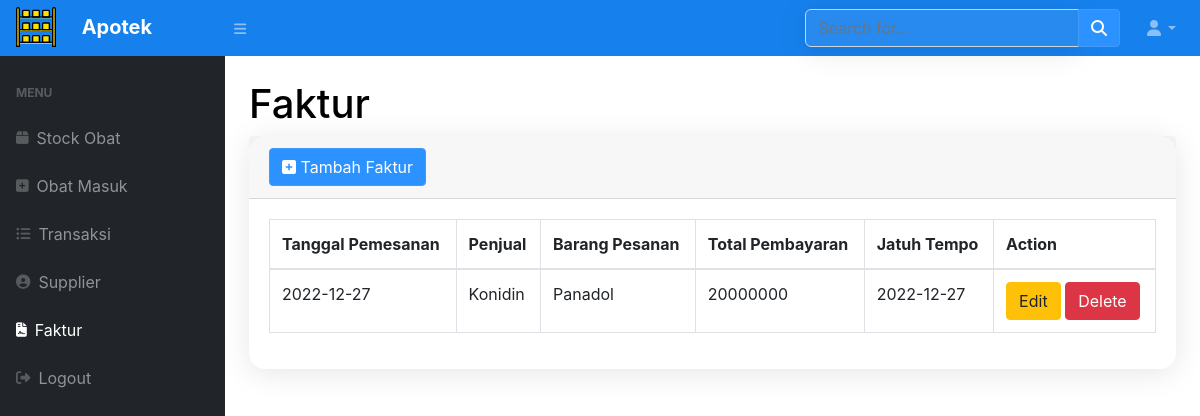
Page /faktur.php (signed in) on the earlier database version.
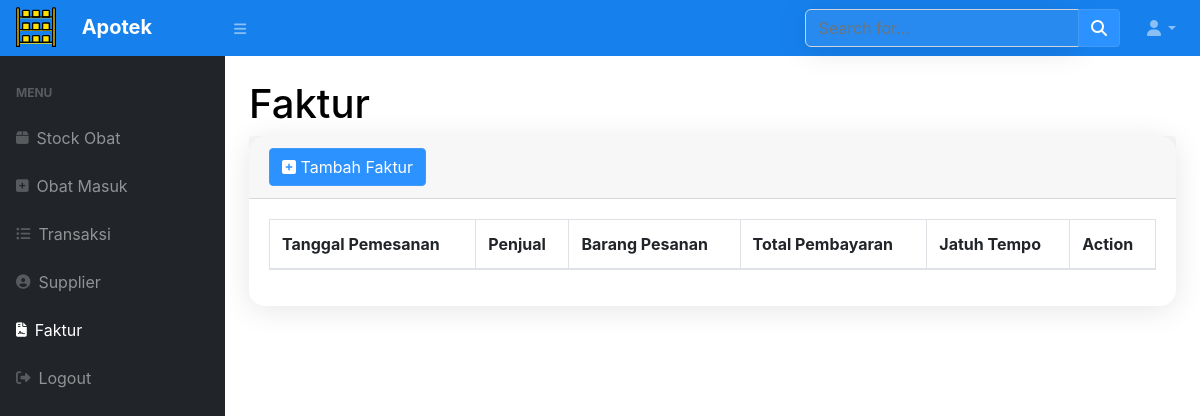
Same page on the later database version.
### tables this page shows
CREATE TABLE `faktur` (
  `id_faktur` int NOT NULL,
  `tanggal` date NOT NULL,
  `penjual` varchar(100) NOT NULL,
  `pesanan` text NOT NULL,
  `total_pembayaran` int NOT NULL,
  `jatuh_tempo` date NOT NULL
);

### faktur.php (the view, shortened to what this page needs)
<?php
require 'function.php';
include 'head.php';
?>
<body class="sb-nav-fixed">
    <?php include 'nav.php'?>
    <div id="layoutSidenav_content">
                <main>
                    <div class="container-fluid">
                        <h1 class="mt-4">Faktur</h1>
                        <div class="card mb-4">
                            <div class="card-header">
                            <button type="button" class="btn btn-primary" data-toggle="modal" data-target="#myModal">
                                <i class="fa fa-plus-square"></i> Tambah Faktur
                                </button>
                            </div>
                            <div class="card-body">
                                <div class="table-responsive">
                                    <table class="table table-bordered" id="dataTable" width="100%" cellspacing="0">
                                        <thead>
                                            <tr>
                                                <th>Tanggal Pemesanan</th>
                                                <th>Penjual</th>
                                                <th>Barang Pesanan</th>
                                                <th>Total Pembayaran</th>
                                                <th>Jatuh Tempo</th>
                                                <th>Action</th>
                                            </tr>
                                        </thead>
                                        <tbody>
                                            <?php
                                                $ambilsemuadatastock = mysqli_query($conn,"SELECT * FROM faktur");
                                                while($data=mysqli_fetch_array($ambilsemuadatastock)){
                                                    $id_faktur = $data['id_faktur'];
                                                    $tanggal_pemesanan = $data['tanggal'];
                                                    $penjual = $data['penjual'];
                                                    $barang_pesanan = $data['pesanan'];
                                                    $total_pembayaran = $data['total_pembayaran'];
                                                    $jatuh_tempo = $data['jatuh_tempo'];
                                            ?>
                                                <tr>
                                                    <td><?=$tanggal_pemesanan?></td>
                                                    <td><?=$penjual?></td>
                                                    <td><?=$barang_pesanan?></td>
                                                    <td><?=$total_pembayaran?></td>
                                                    <td><?=$jatuh_tempo?></td>
                                                    <td><button type="button" class="btn btn-warning" data-toggle="modal" data-target="#edit<?=$id_faktur;?>">Edit</button>
                                                    <button type="button" class="btn btn-danger" data-toggle="modal" data-target="#delete<?=$id_faktur;?>">Delete</button>
                                                    </td>
                                                </tr>
                                            <?php
                                                };
                                            ?>
                                        </tbody>
                                    </table>
                                </div>
                            </div>
                        </div>
                    </div>
                </main>
            </div>
        </div>
    </body>
</html>
</body>

Differences in the rows shown:
removed faktur: tanggal "2022-12-27", penjual "Konidin", pesanan "Panadol", total_pembayaran "20000000", jatuh_tempo "2022-12-27"
